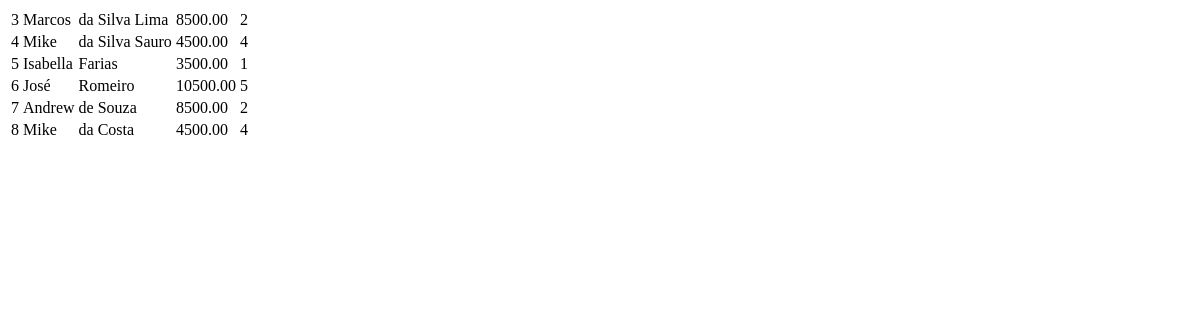
The app's page /funcionarios/, older data.
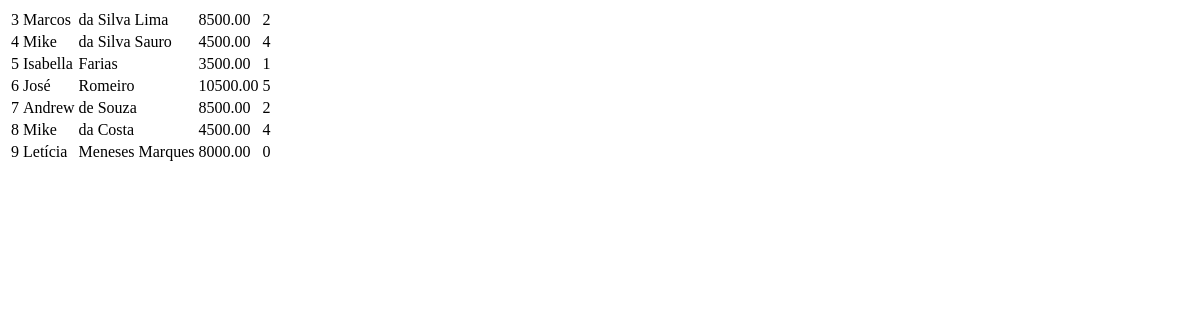
The same page, newer data.
### helloworld/models.py (models this page shows, shortened)
class Funcionario(models.Model):
    nome = models.CharField(
        max_length=255,
        null=False,
        blank=False
    )
    sobrenome = models.CharField(
        max_length=255,
        null=False,
        blank=False
    )
    cpf = models.CharField(
        max_length=14,
        null=False,
        blank=False
    )
    tempo_de_servico = models.IntegerField(
        default=0,
        null=False,
        blank=False
    )
    remuneracao = models.DecimalField(
        max_digits=8,
        decimal_places=2,
        null=False,
        blank=False
    )
    objects = models.Manager()

### website/views.py (the view)
class FuncionarioListView(ListView):
    template_name = "website/lista.html"
    model = Funcionario
    context_object_name = "funcionarios"

### website/templates/website/lista.html
<table>
    <tbody>
        {% for funcionario in funcionarios %}
        <tr>
            <td>{{ funcionario.id }}</td>
            <td>{{ funcionario.nome }}</td>
            <td>{{ funcionario.sobrenome }}</td>
            <td>{{ funcionario.remuneracao }}</td>
            <td>{{ funcionario.tempo_de_servico }}</td>
        </tr>
        {% endfor %}
    </tbody>
</table>

Row changes from the older to the newer data that the page shows:
added Funcionario: id "9", nome "Letícia", sobrenome "Meneses Marques", remuneracao "8000.00", tempo_de_servico "0"
